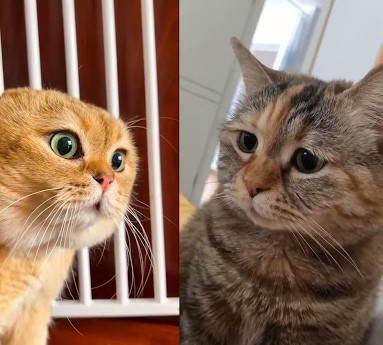
#> input picture cat.jpg, 383 x 345 px, found by its file name
$ python main.py
#> lines starting #> are read from the running program, lines starting #| are printed output that depends on the picture
### image_functions.py
from PIL import Image
import numpy as np
import cmath
from FT_functions import FFT
from FT_functions import inverse_FFT
import re

def get_bytes_per_pixel(mode):
    """
    이미지 모드에 따라 한 픽셀이 차지하는 바이트 수를 리턴합니다.

    Parameters:
        mode (str): 이미지 모드 (e.g., 'RGB', 'RGBA', 'L', 'CMYK')

    Returns:
        int: 한 픽셀당 바이트 수
    """
    mode_to_bytes = {
        "1": 1,        # 흑백, 1비트 (약 0.125바이트)지만 바이트 단위로 반환
        "L": 1,        # 그레이스케일, 1바이트
        "P": 1,        # 팔레트 모드, 1바이트
        "RGB": 3,      # RGB, 3바이트
        "RGBA": 4,     # RGBA, 4바이트
        "CMYK": 4,     # CMYK, 4바이트
        "YCbCr": 3,    # YCbCr, 3바이트 (주로 JPEG에서 사용)
        "LAB": 3,      # LAB, 3바이트
        "HSV": 3,      # HSV, 3바이트
        "I": 4,        # 32비트 정수형, 4바이트
        "F": 4         # 32비트 부동 소수점, 4바이트
    }

    return mode_to_bytes.get(mode, 0)  # 지원되지 않는 모드일 경우 0을 반환


def convert_to_grayscale(image_path, output_path):
#> called with image_path = './Cat.jpg', output_path = './Data/grayimage.jpg'
    img = Image.open(image_path)
#> img is the input picture: PIL image 383x345 RGB; mean R, G, B 139.1, 111.4, 93.4
    gray_img = img.convert("L")
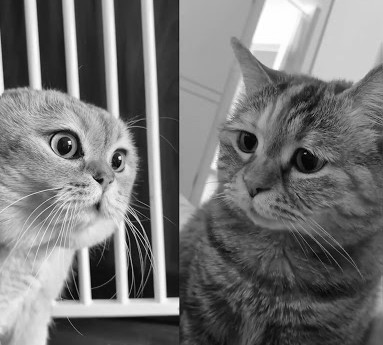
#> gray_img: PIL image 383x345 L; min 0, max 255, mean 117.6
    gray_img.save(output_path)


def pad_to_power_of_two(signal):
    N = len(signal)
    power_of_two = 1
    while power_of_two < N:
        power_of_two *= 2
    return signal + [0] * (power_of_two - N), power_of_two

def image_to_txt(image_path, freq_idx_threshold):
    img = Image.open(image_path)
    flat_pixels = []


    for y in range(img.height):
        for x in range(img.width):
            pixel = img.getpixel((x, y))
            flat_pixels.append(pixel)

    with open("./Data/originalData.txt", "w") as file:
        flat_string = " ".join(map(str, flat_pixels))
        file.write(flat_string + "\n")

    for y in range(img.height):
        for x in range(img.width):
            pixel = img.getpixel((x, y))
            flat_pixels.append(pixel)

    padded_pixels, padded_length = pad_to_power_of_two(flat_pixels)
    FFT_result = FFT(padded_pixels)

    # 주요 주파수 성분만 추출 (절댓값이 큰 순서대로)
    magnitude = [abs(value) for value in FFT_result]
    sorted_indices = sorted(range(len(magnitude)), key=lambda i: magnitude[i], reverse=True)[:freq_idx_threshold]

    # 필요한 성분만 압축 데이터로 저장
    compressed_data = [(i, round(FFT_result[i].real), round(FFT_result[i].imag)) for i in sorted_indices]

    output_txt_path = "./Data/compressedData.txt"
    output_bin_path = "./Data/compressedData.bin"
    with open(output_txt_path, "w") as file:
        for index, real, imag in compressed_data:
            file.write(f"{index}:{real}+{imag}j")

    txt_to_binary(output_txt_path,output_bin_path)

    return padded_length, output_bin_path  # 패딩된 길이와 압축한 파일 경로 리턴


def txt_to_image(bin_path, output_image_path, width, height, mode, padded_length):
    bytes_per_pixel = get_bytes_per_pixel(mode)
    if bytes_per_pixel == 0:
        raise ValueError("Unsupported image mode.")


    txt_path = "./Data/decompressedData.txt"
    binary_to_txt(bin_path, txt_path)

    img = Image.new(mode, (width, height))
    with open(txt_path, "r") as file:
        pixel_values = file.readlines()

    complex_values = [0] * padded_length
    if isinstance(pixel_values, list):  # 리스트를 문자열로 변환 각 항목을 합쳐서 하나의 문자열로 진행함
        pixel_values = ''.join(pixel_values)
    else:
        pixel_values = pixel_values  # 이미 문자열이라면 그대로 사용

    pattern = r"\d+:[+-]?\d+\+?-?\d*j"
    parsed_pixel_value = re.findall(pattern, pixel_values)

    for item in parsed_pixel_value:
        index, value = item.split(":")
        # '+' 또는 '-'를 기준으로 real과 imag 부분을 분리하고 'j' 제거  ==>압축데이터를  txt로 저장할 때 최대한 적은 크기로 압축하기위하여 스페이스바 제거했음. 그래서 각 데이터 파싱필요함
        if '+' in value:
            real, imag = value.split('+')
        elif '-' in value[1:]:
            real, imag = value.split('-', 1)
            imag = '-' + imag
        imag = imag.replace("j", "")
        complex_values[int(index)] = complex(float(real), float(imag))

    # inverse FFT 적용
    restored_signal = inverse_FFT(complex_values)
    original_length = width * height
    restored_signal = restored_signal[:original_length]  # 원래 데이터 길이로 자름

    # 복원된 픽셀 값들을 이미지로 변환
    restored_pixels = [int(min(max(x.real, 0), 255)) for x in restored_signal]
    img = Image.new(mode, (width, height))

    for y in range(height):
        for x in range(width):
            index = (y * width + x) * bytes_per_pixel
            pixel = tuple(restored_pixels[index + j] for j in range(bytes_per_pixel))
            img.putpixel((x, y), pixel)

    img.save(output_image_path)
    print(f"Converted text file to {output_image_path}")


def txt_to_binary(input_text_file, output_binary_file):
    with open(input_text_file, 'r') as text_file:
        text_data = text_file.read()

    with open(output_binary_file, 'wb') as binary_file:
        binary_file.write(text_data.encode('utf-8'))

def binary_to_txt(input_binary_file, output_text_file):
    with open(input_binary_file, 'rb') as binary_file:
        binary_data = binary_file.read()

    with open(output_text_file, 'w') as text_file:
        text_file.write(binary_data.decode('utf-8'))

### FT_functions.py
import cmath
import numpy as np

# [12 lines left out: function DFT, not called in this run]

def FFT(signal):
    N = len(signal)
    if N == 1:
        return signal#재귀함수 종료 후 리턴함

    # 짝수와 홀수 인덱스 신호로 분할 ===> 이 과정이 FFT에서 시간복잡도를 획기적으로 줄이는 아이디어임
    even = FFT(signal[0::2])
    odd = FFT(signal[1::2])

    T = [cmath.exp(-2j * cmath.pi * k / N) * odd[k] for k in range(N // 2)]
    return [even[k] + T[k] for k in range(N // 2)] + [even[k] - T[k] for k in range(N // 2)]


def inverse_FFT(signal):
    N = len(signal)
    if N == 1:
        return signal  # 재귀함수 종료 후 리턴함

    even = inverse_FFT(signal[0::2])
    odd = inverse_FFT(signal[1::2])

    T = [cmath.exp(2j * cmath.pi * k / N) * odd[k] for k in range(N // 2)]
    return [(even[k] + T[k]) / 2 for k in range(N // 2)] + [(even[k] - T[k]) / 2 for k in range(N // 2)]


#===================================== functions for signal =============================================
def signal_generator(N, signal_frequency, sampling_rate):
    t = np.arange(N) / sampling_rate
    return np.sin(2 * np.pi * signal_frequency * t)

# 상위 주파수 성분 추출 함수
# [20 lines left out: functions get_freq_domain, main, not called in this run]


# [2 lines that do not run on import are left out]

### main.py
import os
from PIL import Image
from image_functions import get_bytes_per_pixel
from image_functions import image_to_txt
from image_functions import txt_to_image
from image_functions import convert_to_grayscale
import os

def compare_file_sizes(file1, file2):#file1 원본 , #file2 압축본

    size1 = os.path.getsize(file1)
    size2 = os.path.getsize(file2)

    print(f"Size of Original txt file size: {size1/1000} KB")
    print(f"Size of Compressed txt file size: {size2/1000} KB")
    compression_ratio = (size1 - size2) / size1 * 100
    print(f"Compression Ratio: {compression_ratio:.2f}%")


file_path = "./Cat.jpg"#해당 디릭토리에 아무 이미지나 넣고 파일명만 바꿔서 하시용
output_file_path = "./Data/grayimage.jpg"
convert_to_grayscale(file_path, output_file_path)#RGB정보 모두 FFT, inverse FFT 구현하기 귀찮아서 걍 grayScale로 하였음
file_path =  "./Data/grayimage.jpg"

with Image.open(file_path) as img:
#> img: PIL image 383x345 L
    width, height = img.size
#> width = 383; height = 345
    print(f"Image Resolution: {width} x {height} pixels")
#| Image Resolution: 383 x 345 pixels
    print(f"Total pixels: {width*height} pixels")
#| Total pixels: 132135 pixels
    print(f"Image Mode: {img.mode}")
#| Image Mode: L


    padded_length, compressedData = image_to_txt(file_path,6000)#여기의 두번째 파라미터는 몇개의 이산적인 주파수 도메인 샘플로 압축할건지 입력받음
#> after the loop in image_to_txt, `for y in range(img.height):`: flat_pixels = 132135 items
#> after the loop in image_to_txt, `for y in range(img.height):`: flat_pixels = 264270 items
#> in pad_to_power_of_two, `N = len(signal)`: N = 264270
#> the loop in pad_to_power_of_two, `while power_of_two < N:` made 19 passes
#> power_of_two on passes 1 to 12: 2, 4, 8, 16, 32, 64, 128, 256, 512, 1024, 2048, 4096
#> after the loop in pad_to_power_of_two, `while power_of_two < N:`: power_of_two = 524288
#> in image_to_txt, `padded_pixels, padded_length = pad_to_power_of_two(flat_pixels)`: padded_pixels = 524288 items; padded_length = 524288
#> in image_to_txt, `FFT_result = FFT(padded_pixels)`: FFT_result = 524288 items
#> in image_to_txt, `sorted_indices = sorted(range(len(magnitude)), key=lambda i: magnitude..`: sorted_indices = 6000 values, max 524287 at index 2, min 0 at index 0, mean 262142.8
#> in image_to_txt, `compressed_data = [(i, round(FFT_result[i].real), round(FFT_result[i]...`: compressed_data = 6000 items, first 6: (0, 31086312, 0), (1, 1052784, -19669767), (524287, 1052784, 19669767), (3, 1816966, -6760243), (524285, 1816966, 6760243), (1373, 3594681, 1931728)
#> the loop in image_to_txt, `for index, real, imag in compressed_data:` made 6000 passes
#> padded_length = 524288; compressedData = './Data/compressedData.bin'
    txt_to_image(compressedData, "./Data/reconstructed_image.jpg", width, height, img.mode,padded_length)
#> in txt_to_image, `img = Image.new(mode, (width, height))`: img: PIL image 383x345 L; every value is 0
#> in txt_to_image, `complex_values = [0] * padded_length`: complex_values = 524288 items
#> in inverse_FFT, `N = len(signal)`: N = 524288
#> in txt_to_image, `restored_signal = inverse_FFT(complex_values)`: restored_signal = 524288 items
#> in txt_to_image, `restored_signal = restored_signal[:original_length]`: restored_signal = 132135 items
#> after the loop in txt_to_image, `for y in range(height):`:
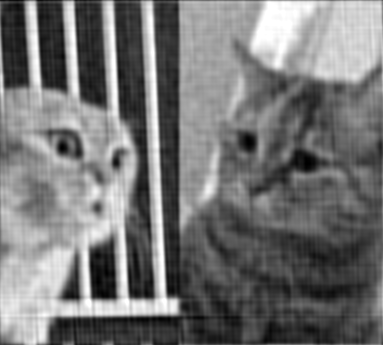
#> img: PIL image 383x345 L; min 0, max 255, mean 117.1
    compare_file_sizes('./Data/originalData.txt', './Data/compressedData.txt')
